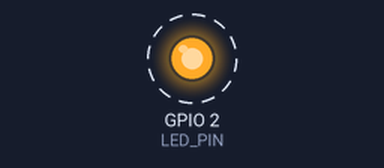
A sketch run on a simulated ESP8266 (NodeMCU). Parts: output pins drawn as LEDs (lit = HIGH). Dashed ring = blinking.

Above: at 0.5 s.
Timing chart, 0 to 4.6 s (numbered marks = the images above):
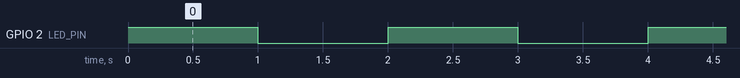

The sketch:

test.ino
```cpp
#include "Arduino.h"

#define LED_PIN    2

void setup()
{
  // initialize LED digital pin as an output.
  pinMode(LED_PIN, OUTPUT);
}

void loop()
{
  // turn the LED on (HIGH is the voltage level)
  digitalWrite(LED_PIN, HIGH);

  // wait for a second
  delay(1000);

  // turn the LED off by making the voltage LOW
  digitalWrite(LED_PIN, LOW);

   // wait for a second
  delay(1000);
}
```

Measured:
- by itself, GPIO 2 (LED_PIN): alternates HIGH for 1.0 s and LOW for 1.0 s
